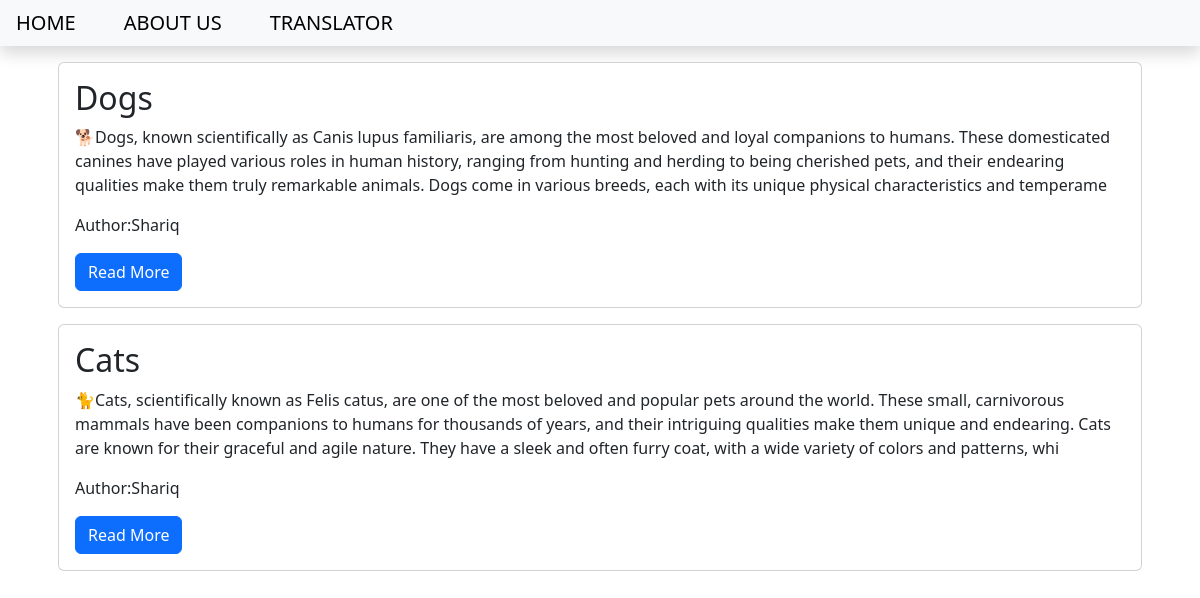
The page / on the database its author committed.
### blog/models.py (models this page shows, shortened)
class Post(models.Model):
    title=models.CharField(max_length=200)
    content= models.TextField()
    date_created=models.DateTimeField(auto_now_add=True) #this argument is used to save the current date when save key is pressed
    slug= models.SlugField(max_length=200,unique=True)
    author=models.ForeignKey(to=User, on_delete=models.CASCADE) #CASCADE deletes all the attributes of User when delete is pressed
    status= models.IntegerField(choices=STATUS,default=0)

### blog/views.py (the view)
# urls.py: path('', views.PostList.as_view(), name='home')
class PostList(generic.ListView):
    queryset= Post.objects.filter(status=1).order_by('-date_created') # "-" signifies that the newest blogs created will be visible first
    template_name='index.html'

### templates/index.html (shortened to what this page needs)
{% extends 'base.html' %} {% block content %}
<head>
</head>
<div class="container">
  {% for post in post_list %}
  <div class="card m-3">
    <div class="card-body">
      <h2 class="card-title">{{post.title}}</h2>
      <p class="card-text">{{post.content | slice:"400"}}</p>
      <p class="card-text">Author:{{post.author | title}}</p>
      <a class="btn btn-primary" href="{% url 'blog_view' post.slug %}"
        >Read More</a
      >
    </div>
  </div>
  {% endfor %}
</div>
{% endblock content %}

### templates/base.html (shortened to what this page needs)
<!DOCTYPE html>
<html>
  <head>
    <link
      href="https://cdn.jsdelivr.net/npm/bootstrap@5.3.2/dist/css/bootstrap.min.css"
      rel="stylesheet"
    />
  </head>
  <body>
    <nav
      class="navbar navbar-expand-lg navbar-light bg-light shadow mb-3"
      id="mainNav"
    >
      <div class="collapse navbar-collapse" id="navbarResponsive">
        <ul class="navbar-nav ml-auto">
          <li class="nav-item">
            <a class="navbar-brand p-3" href="{% url 'home'%}">HOME</a>
          </li>
          <li class="nav-item">
            <a class="navbar-brand p-3" href="{% url 'about_view'%}"
              >ABOUT US</a
            >
          </li>
          <li class="nav-item">
            <a class="navbar-brand p-3" href="{% url 'translator_view'%}"
              >TRANSLATOR</a
            >
          </li>
        </ul>
      </div>
    </nav>
    {% block content %} {% endblock content %}
  </body>
</html>

### rows shown on the page
Post: title "Dogs", content "🐕Dogs, known scientifically as Canis lupus familiaris, are among the most beloved and loyal companions to humans. These domesticated canines have played various roles in human history, ranging from hunting and herding to being cherished pets, and their endearing qualities make them truly remarkable animals. Dogs come in various breeds, each with its unique physical characteristics and temperame", author "Shariq"
Post: title "Cats", content "🐈Cats, scientifically known as Felis catus, are one of the most beloved and popular pets around the world. These small, carnivorous mammals have been companions to humans for thousands of years, and their intriguing qualities make them unique and endearing. Cats are known for their graceful and agile nature. They have a sleek and often furry coat, with a wide variety of colors and patterns, whi", author "Shariq"
